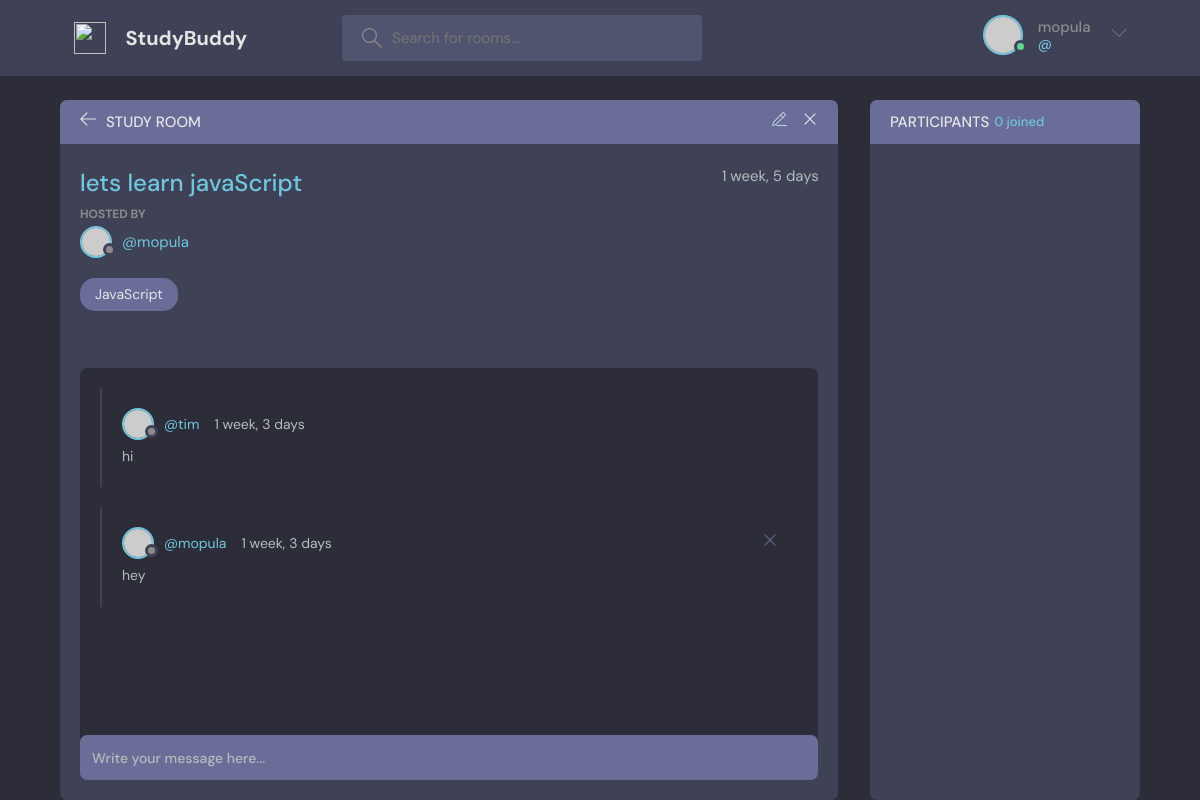
Page /room/1/ (signed in) on the earlier database version.
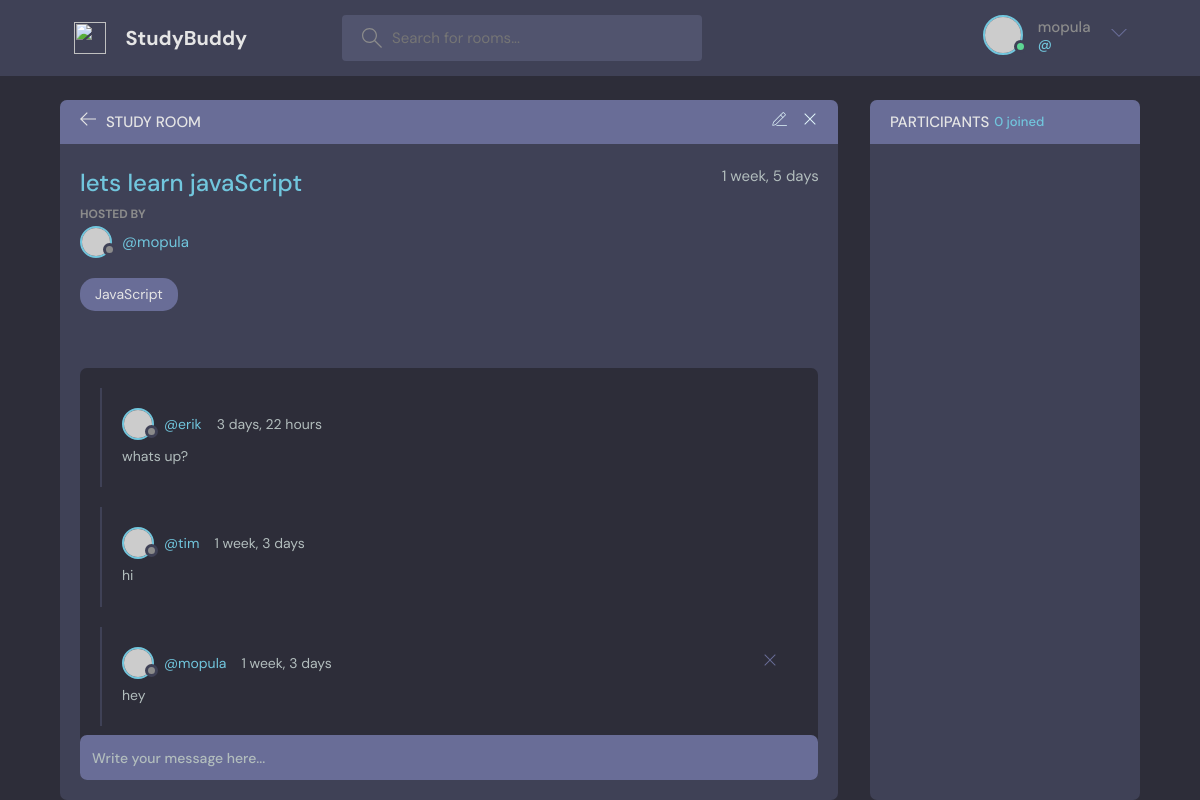
Same page on the later database version.
### base/models.py (models this page shows, shortened)
class Room(models.Model):
      host = models.ForeignKey(User, on_delete=models.SET_NULL, null=True)
      topic = models.ForeignKey(Topic, on_delete=models.SET_NULL, null=True)
      name = models.CharField(max_length=200)
      description = models.TextField(null=True)
      participants = models.ManyToManyField(User, related_name='participants', blank=True)
      update = models.DateTimeField(auto_now=True)
      created = models.DateTimeField(auto_now_add=True)
      class Meta:
            ordering = ['-update', '-created']

class Topic(models.Model):
      name = models.CharField(max_length=200)
      def __str__(self):
          return self.name

class Message(models.Model):
      user = models.ForeignKey(User, on_delete=models.CASCADE)
      room = models.ForeignKey(Room, on_delete=models.CASCADE)
      body = models.TextField()
      update = models.DateTimeField(auto_now=True)
      created = models.DateTimeField(auto_now_add=True)
      class Meta:
            ordering = ['-update', '-created']

### base/views.py (the view, shortened to what this page needs)
# urls.py: path('room/<str:pk>/', views.room, name='room'),
def room(request, pk):
      room = Room.objects.get(id=pk)
      room_messages = room.message_set.all()
      participants = room.participants.all()
      context = {'room': room, 'room_messages': room_messages, 'participants': participants}
      return render(request, 'base/Room.html', context)

### base/templates/base/room.html (shortened to what this page needs)
{% extends 'main.html' %}
{% block content %}
    <main class="profile-page layout layout--2">
      <div class="container">
        <div class="room">
          <div class="room__top">
            <div class="room__topLeft">
              <a href="{% url 'home' %}">
                <svg version="1.1" xmlns="http://www.w3.org/2000/svg" width="32" height="32" viewBox="0 0 32 32">
                  <title>arrow-left</title>
                  <path
                    d="M13.723 2.286l-13.723 13.714 13.719 13.714 1.616-1.611-10.96-10.96h27.625v-2.286h-27.625l10.965-10.965-1.616-1.607z"
                  ></path>
                </svg>
              </a>
              <h3>Study Room</h3>
            </div>
            {% if room.host == request.user %}
            <div class="room__topRight">
              <a href="{% url 'update-room'  room.id %}">
              </a>
              <a href="{% url 'delete-room'  room.id %}">
                <svg version="1.1" xmlns="http://www.w3.org/2000/svg" width="32" height="32" viewBox="0 0 32 32">
                  <title>remove</title>
                  <path
                    d="M27.314 6.019l-1.333-1.333-9.98 9.981-9.981-9.981-1.333 1.333 9.981 9.981-9.981 9.98 1.333 1.333 9.981-9.98 9.98 9.98 1.333-1.333-9.98-9.98 9.98-9.981z"
                  ></path>
                </svg>
              </a>
            </div>
            {% endif %}
          </div>
          <div class="room__box scroll">
            <div class="room__header scroll">
              <div class="room__info">
                <h3>{{room.name}}</h3>
                <span>{{room.created|timesince}}</span>
              </div>
              <div class="room__hosted">
                <p>Hosted By</p>
                <a href="{% url 'user-profile' room.host.id %}" class="room__author">
                  <div class="avatar avatar--small">
                    <img src="https://randomuser.me/api/portraits/men/37.jpg" />
                  </div>
                  <span>@{{room.host.username}}</span>
                </a>
              </div>
              <span class="room__topics">{{room.topic}}</span>
            </div>
            <div class="room__conversation">
              <div class="threads scroll">
                {% for message in room_messages %}
                <div class="thread">
                  <div class="thread__top">
                    <div class="thread__author">
                      <a href="{% url 'user-profile' message.user.id %}" class="thread__authorInfo">
                        <div class="avatar avatar--small">
                          <img src="https://randomuser.me/api/portraits/men/37.jpg" />
                        </div>
                        <span>@{{message.user.username}}</span>
                      </a>
                      <span class="thread__date">{{message.created|timesince}}</span>
                    </div>
                    {% if request.user == message.user %}
                    <a href="{% url 'delete-message' message.id %}">
                        <div class="thread__delete">
                        <svg version="1.1" xmlns="http://www.w3.org/2000/svg" width="32" height="32" viewBox="0 0 32 32">
                              <title>remove</title>
                              <path
                              d="M27.314 6.019l-1.333-1.333-9.98 9.981-9.981-9.981-1.333 1.333 9.981 9.981-9.981 9.98 1.333 1.333 9.981-9.98 9.98 9.98 1.333-1.333-9.98-9.98 9.98-9.981z"
                              ></path>
                        </svg>
                        </div>
                    </a>
                    {% endif %}
                  </div>
                  <div class="thread__details">
                   {{message.body}}
                  </div>
                </div>
                {% endfor %}
              </div>
            </div>
          </div>
          <div class="room__message">
            <form action="#"><input name="" placeholder="Write your message here..." /></form>
          </div>
        </div>
        <div class="participants">
          <h3 class="participants__top">Participants <span>{{participants.count}} joined</span></h3>
          <div class="participants__list scroll">
          </div>
        </div>
      </div>
    </main>
 {% endblock content %}

### templates/main.html (shortened to what this page needs)
<!DOCTYPE html>
{% load static %}
<html lang="en">
  <head>
    <link rel="stylesheet" href="{% static 'style/style.css' %}" />
  </head>
  <body>
    {% include 'navbar.html' %}
   {% block content %}
   {% endblock content %}
  </body>
</html>

### templates/navbar.html (shortened to what this page needs)
{% load static %}
<header class="header header--loggedIn">
      <div class="container">
        <a href="{% url 'home' %}" class="header__logo">
          <img src="{% static 'images/logo.svg' %}" />
          <h1>StudyBuddy</h1>
        </a>
        <form class="header__search" method="GET" action="{% url 'home' %}">
          <label>
            <input name="q" placeholder="Search for rooms..." />
          </label>
        </form>
        <nav class="header__menu">
          {% if request.user.is_authenticated %}
          <div class="header__user">
            <a href="profile.html">
              <div class="avatar avatar--medium active">
                <img src="https://randomuser.me/api/portraits/men/37.jpg" />
              </div>
              <p>{{ request.user.username }}<span>@{{ request.user.uername }}</span></p>
            </a>
            <button class="dropdown-button">
              <svg version="1.1" xmlns="http://www.w3.org/2000/svg" width="32" height="32" viewBox="0 0 32 32">
                <title>chevron-down</title>
                <path d="M16 21l-13-13h-3l16 16 16-16h-3l-13 13z"></path>
              </svg>
            </button>
          </div>
          {% else %}
          <a href="{% url 'login' %}">
            <img src="{% static 'images/avatar.svg' %}" />
            <p>Login</p>
          </a>
          {% endif  %}
        </nav>
      </div>
    </header>

Differences in the rows shown:
added Message: user.username "erik", created "3 days, 22 hours", body "whats up?"
